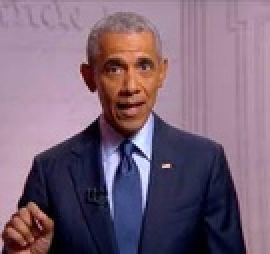
#> input picture face2/obama.jpeg, 135 x 127 px, shrunk from 232 x 217 before the run, found by its file name (shown 2 times larger)
$ python app.py
#> lines starting #> are read from the running program, lines starting #| are printed output that depends on the picture
import numpy as np
import cv2 as cv
import os

haar_cascade = cv.CascadeClassifier('haar_face.xml')

people=[]

path="/home/diogo/portfolio_git/Portfolio/face2/faces_know"
for i in os.listdir(path):
    people.append(i)

features = np.load('features.npy', allow_pickle=True)
#> (reads face2/features.npy from the repository)
labels = np.load('labels.npy')
#> (reads face2/labels.npy from the repository)

face_recognizer = cv.face.LBPHFaceRecognizer_create()
face_recognizer.read('face_trained.yml')

img = cv.imread(r'/home/diogo/portfolio_git/Portfolio/face2/obama.jpeg')
#> img is the input picture: shape (127, 135, 3); mean B, G, R 119.8, 100.4, 123

gray = cv.cvtColor(img, cv.COLOR_BGR2GRAY)
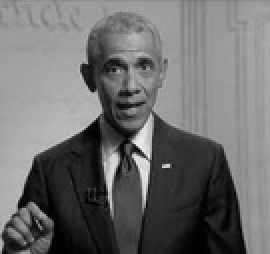
#> gray: shape (127, 135) (shown 2 times larger); min 0, max 243, mean 109.4
cv.imshow('Person', gray)

faces_rect = haar_cascade.detectMultiScale(gray, scaleFactor=1.1,minNeighbors=4)
#> faces_rect = [[42, 14, 49, 49]]
for (x,y,w,h) in faces_rect:
    faces_roi = gray[y:y+h,x:x+h]
    label, confidence = face_recognizer.predict(faces_roi)
#> (the run stopped early here; a loop or call above may not have finished)
